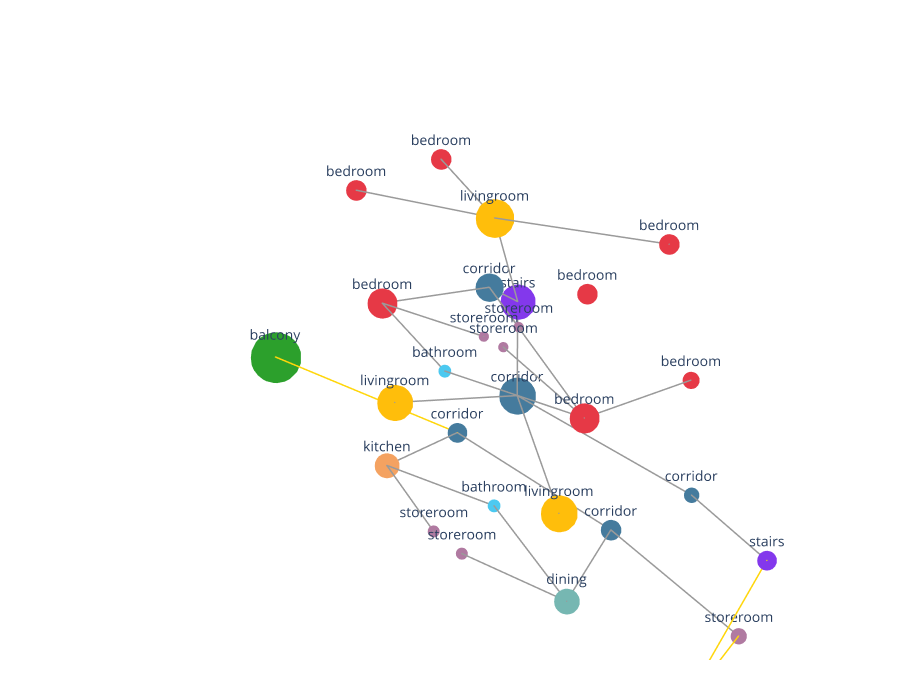

The notebook cell this image was saved under:
### Markdown cell above
## 11B. Visualise the room circulation graph

### Code cell
# Two-colour edge scheme: edges that touch a balcony are yellow, everything else is gray.
BALCONY_EDGE_COLOR = "#FFD60A"
OTHER_EDGE_COLOR   = "#9A9A9A"

# Area per cell — selectors and all_cells are built 1-to-1
cell_areas = [Cell.SurfaceArea(c) for c in all_cells]
min_area   = min(cell_areas)
max_area   = max(cell_areas)

def area_to_size(area):
    return 12 + int(48 * (area - min_area) / (max_area - min_area + 1))

# Selector positions for nearest-neighbour lookup
sel_pos = [(Vertex.X(s), Vertex.Y(s), Vertex.Z(s)) for s in selectors]

def _d3(a, b):
    return ((a[0]-b[0])**2 + (a[1]-b[1])**2 + (a[2]-b[2])**2) ** 0.5

def nearest_sel_idx(v):
    p = (Vertex.X(v), Vertex.Y(v), Vertex.Z(v))
    return min(range(len(sel_pos)), key=lambda i: _d3(p, sel_pos[i]))

def nearest_area(v):
    return cell_areas[nearest_sel_idx(v)]

def get_rt(v):
    val = Dictionary.ValueAtKey(Topology.Dictionary(v), "room_type")
    if isinstance(val, list):
        val = val[0] if val else None
    return val

def is_stair_v(v):
    return get_rt(v) == "stairs"

def is_room_v(v):
    return get_rt(v) is not None

all_verts = Graph.Vertices(graph) or []
all_edges = Graph.Edges(graph) or []

room_verts      = [v for v in all_verts if is_room_v(v)]
stair_verts     = [v for v in room_verts if is_stair_v(v)]
non_stair_verts = [v for v in room_verts if not is_stair_v(v)]

# Split stair selectors by plan footprint (X, Y): the main multi-floor shaft shares one
# footprint, while the small entrance stair sits at a different (x, y). Grouping by
# footprint (instead of by object order) is robust to changes in Stair.obj and keeps the
# entrance-stair node sitting on the actual entrance-stair room.
from collections import defaultdict
stair_sel_indices = [i for i, s in enumerate(selectors)
                     if Dictionary.ValueAtKey(Topology.Dictionary(s), "room_type") == "stairs"]
# Cluster stair selectors by plan (X,Y) proximity; largest cluster = main/large stair,
# the rest = entrance stair (robust for the Old Layout's separate stairs).
_XY_TOL_S = 5.0
def _xy_close_s(a, b):
    return ((Vertex.X(selectors[a]) - Vertex.X(selectors[b]))**2
            + (Vertex.Y(selectors[a]) - Vertex.Y(selectors[b]))**2) <= _XY_TOL_S**2
_stair_clusters = []
for i in stair_sel_indices:
    for cl in _stair_clusters:
        if any(_xy_close_s(i, j) for j in cl):
            cl.append(i); break
    else:
        _stair_clusters.append([i])
_chg_s = True
while _chg_s:
    _chg_s = False
    for a in range(len(_stair_clusters)):
        for b in range(a + 1, len(_stair_clusters)):
            if any(_xy_close_s(i, j) for i in _stair_clusters[a] for j in _stair_clusters[b]):
                _stair_clusters[a] += _stair_clusters[b]; del _stair_clusters[b]; _chg_s = True; break
        if _chg_s: break
_stair_clusters.sort(key=len, reverse=True)
main_sel_set      = set(_stair_clusters[0]) if _stair_clusters else set()   # largest cluster = main/large stair
entrance_sel_set  = set(i for cl in _stair_clusters[1:] for i in cl)        # the rest = entrance stair

stair_main_verts = [v for v in stair_verts if nearest_sel_idx(v) in main_sel_set]
stair_ext_verts  = [v for v in stair_verts if nearest_sel_idx(v) in entrance_sel_set]

def _make_stair_rep(verts, label):
    if not verts:
        return None
    sx = sum(Vertex.X(v) for v in verts) / len(verts)
    sy = sum(Vertex.Y(v) for v in verts) / len(verts)
    sz = sum(Vertex.Z(v) for v in verts) / len(verts)
    area = sum(nearest_area(v) for v in verts)
    rep  = Vertex.ByCoordinates(sx, sy, sz)
    rep  = Topology.SetDictionary(rep, Dictionary.ByKeysValues(
        ["v_color", "v_label", "v_size", "room_type"],
        [ROOM_COLOR["stairs"], label, area_to_size(area), "stairs"]
    ))
    return rep

stair_main_rep = _make_stair_rep(stair_main_verts, "stairs")
stair_ext_rep  = _make_stair_rep(stair_ext_verts,  "stairs")

# Style non-stair vertices with area-scaled sizes
vis_verts = []
for v in non_stair_verts:
    rt   = get_rt(v) or "unknown"
    area = nearest_area(v)
    d    = Dictionary.SetValuesAtKeys(
        Topology.Dictionary(v),
        ["v_color", "v_label", "v_size"],
        [ROOM_COLOR.get(rt, "#AAAAAA"), rt, area_to_size(area)]
    )
    vis_verts.append(Topology.SetDictionary(v, d))

if stair_main_rep:
    vis_verts.append(stair_main_rep)
if stair_ext_rep:
    vis_verts.append(stair_ext_rep)

# Build a lookup: for any stair graph vertex, which rep node does it map to?
def stair_rep_for(v):
    if not is_stair_v(v):
        return v
    return stair_main_rep if nearest_sel_idx(v) in main_sel_set else stair_ext_rep

# Edges: remap stair endpoints to their rep node
vis_edges  = []
seen_pairs = set()
for e in all_edges:
    sv = Edge.StartVertex(e)
    ev = Edge.EndVertex(e)
    if not is_room_v(sv) or not is_room_v(ev):
        continue
    sv2 = stair_rep_for(sv)
    ev2 = stair_rep_for(ev)
    if sv2 is ev2:
        continue
    key = tuple(sorted([id(sv2), id(ev2)]))
    if key in seen_pairs:
        continue
    seen_pairs.add(key)
    new_e = Edge.ByVertices([sv2, ev2])
    if new_e:
        # Two-colour scheme: yellow if the edge touches a balcony, gray otherwise.
        is_balcony_edge = (get_rt(sv) == "balcony") or (get_rt(ev) == "balcony")
        e_color = BALCONY_EDGE_COLOR if is_balcony_edge else OTHER_EDGE_COLOR
        new_e = Topology.SetDictionary(new_e, Dictionary.ByKeysValues(
            ["e_color"], [e_color]
        ))
        vis_edges.append(new_e)

# Explicitly connect the small (front) balcony to the storeroom in this adjacency view.
# The "small" front balcony is the balcony spatially nearest the storeroom. Deduped by
# rounded endpoint coordinates so it is not drawn twice if the graph already carries it.
def _ckey(v):
    return tuple(round(x, 2) for x in (Vertex.X(v), Vertex.Y(v), Vertex.Z(v)))

_existing_edge_pairs = set()
for e in vis_edges:
    _existing_edge_pairs.add(tuple(sorted([_ckey(Edge.StartVertex(e)), _ckey(Edge.EndVertex(e))])))

store_vis = [v for v in vis_verts if get_rt(v) == "storeroom"]
balc_vis  = [v for v in vis_verts if get_rt(v) == "balcony"]
if store_vis and balc_vis:
    sv_store   = store_vis[0]
    sp         = (Vertex.X(sv_store), Vertex.Y(sv_store), Vertex.Z(sv_store))
    small_balc = min(balc_vis, key=lambda b: _d3((Vertex.X(b), Vertex.Y(b), Vertex.Z(b)), sp))
    pair = tuple(sorted([_ckey(small_balc), _ckey(sv_store)]))
    if pair in _existing_edge_pairs:
        print("Small balcony ↔ storeroom already drawn.")
    else:
        e_bs = Edge.ByVertices([small_balc, sv_store])
        if e_bs:
            e_bs = Topology.SetDictionary(e_bs, Dictionary.ByKeysValues(
                ["e_color"], [BALCONY_EDGE_COLOR]))
            vis_edges.append(e_bs)
            print("Added (vis): small balcony ↔ storeroom")

print(f"Main stair     : {len(stair_main_verts)} cells → 1 node")
print(f"Entrance stair : {len(stair_ext_verts)} cells → 1 node")
print(f"Vis nodes : {len(vis_verts)}  |  Vis edges : {len(vis_edges)}")

Topology.Show(
    vis_verts + vis_edges,
    vertexSizeKey="v_size",
    vertexColorKey="v_color",
    showVertexLabel=True, vertexLabelKey="v_label", vertexLabelFontSize=14,
    edgeWidth=3, edgeColorKey="e_color",
    backgroundColor="white",
    width=900, height=700,
    renderer=renderer
)
